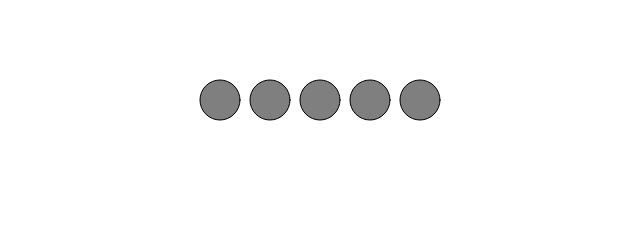
Frame 1 (no input)
Frame 60 (no input): identical to frame 1, image omitted
Frame 120 (the mouse pressed at the canvas centre since frame 60): identical to frame 1, image omitted

The p5.js sketch that drew this single still picture (run headless with seeded random() and noise() and a simulated clock; from frame 60 on, the mouse is pressed at the canvas centre):

// p5.js sketch
// ── sketch.js
// The Nature of Code
// Daniel Shiffman
// http://natureofcode.com

let movers = [];

function setup() {
  createCanvas(640, 240);

  for (let i = 0; i < 5; i++) {
    movers[i] = new Mover(i);
  }
}

function draw() {
  background(255);

  for (let mover of movers) {
    mover.update();
    mover.show();
  }
}
  

// ── mover.js
// The Nature of Code
// Daniel Shiffman
// http://natureofcode.com

class Mover {
  

   constructor(i) {
    this.mass = 1;
    this.position = createVector(220 + i * 50, 100);
    this.velocity = createVector(0, 0);
    this.acceleration = createVector(0, 0);
  }
  update() {
    this.velocity.add(this.acceleration);
    this.position.add(this.velocity);
    this.acceleration.mult(0);
  }

   show() {
    fill(127);
    ellipse(this.position.x, this.position.y, 40, 40);
  }


  applyForce(force) {
    let f = p5.Vector.div(force, this.mass);
    this.acceleration.add(f);
  }
  
}
